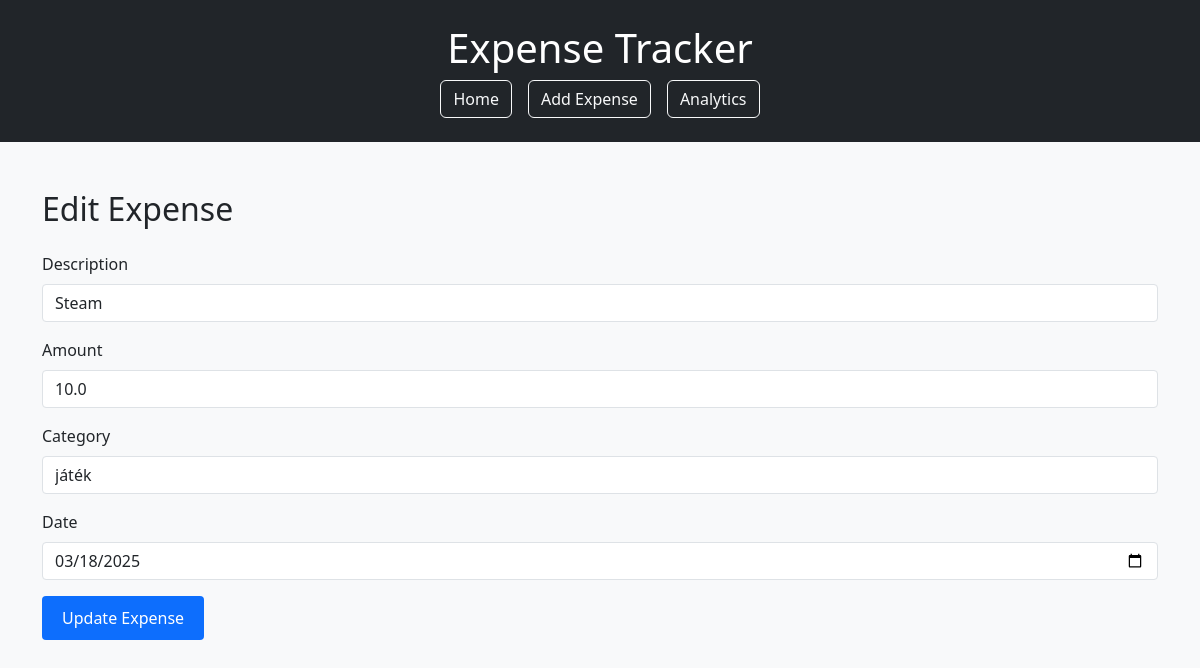
Screenshot of /edit/1 with the database file from the repository.
### tables this page shows
CREATE TABLE expenses (
            id INTEGER PRIMARY KEY AUTOINCREMENT,
            description TEXT NOT NULL,
            amount REAL NOT NULL,
            category TEXT NOT NULL,
            date TEXT NOT NULL
        );

### app.py (the view, shortened to what this page needs)
@app.route('/edit/<int:id>', methods=['GET', 'POST'])
def edit_expense(id):
    conn = get_db_connection()
    expense = conn.execute('SELECT * FROM expenses WHERE id = ?', (id,)).fetchone()
    conn.close()
    return render_template('edit_expense.html', expense=expense)

### app.py (called while the page is built)
def get_db_connection():
    conn = sqlite3.connect('expenses.db')
    conn.row_factory = sqlite3.Row
    return conn

### templates/edit_expense.html
{% extends "layout.html" %}
{% block content %}
<h2 class="mb-4">Edit Expense</h2>
<form method="POST">
    <div class="mb-3">
        <label for="description" class="form-label">Description</label>
        <input type="text" class="form-control" id="description" name="description" value="{{ expense.description }}" required>
    </div>
    <div class="mb-3">
        <label for="amount" class="form-label">Amount</label>
        <input type="number" class="form-control" id="amount" name="amount" step="0.01" value="{{ expense.amount }}" required>
    </div>
    <div class="mb-3">
        <label for="category" class="form-label">Category</label>
        <input type="text" class="form-control" id="category" name="category" value="{{ expense.category }}" required>
    </div>
    <div class="mb-3">
        <label for="date" class="form-label">Date</label>
        <input type="date" class="form-control" id="date" name="date" value="{{ expense.date }}" required>
    </div>
    <button type="submit" class="btn btn-primary">Update Expense</button>
</form>
{% endblock %}

### templates/static/style.css (style rules this page uses)
body { background-color: #f8f9fa; }
.form-control { border-radius: 4px; }
.btn-primary { background-color: #0d6efd; border: none; padding: 10px 20px; border-radius: 4px; }

### rows the page displays
expenses: description "Steam", amount "10.0", category "játék", date "03/18/2025"
